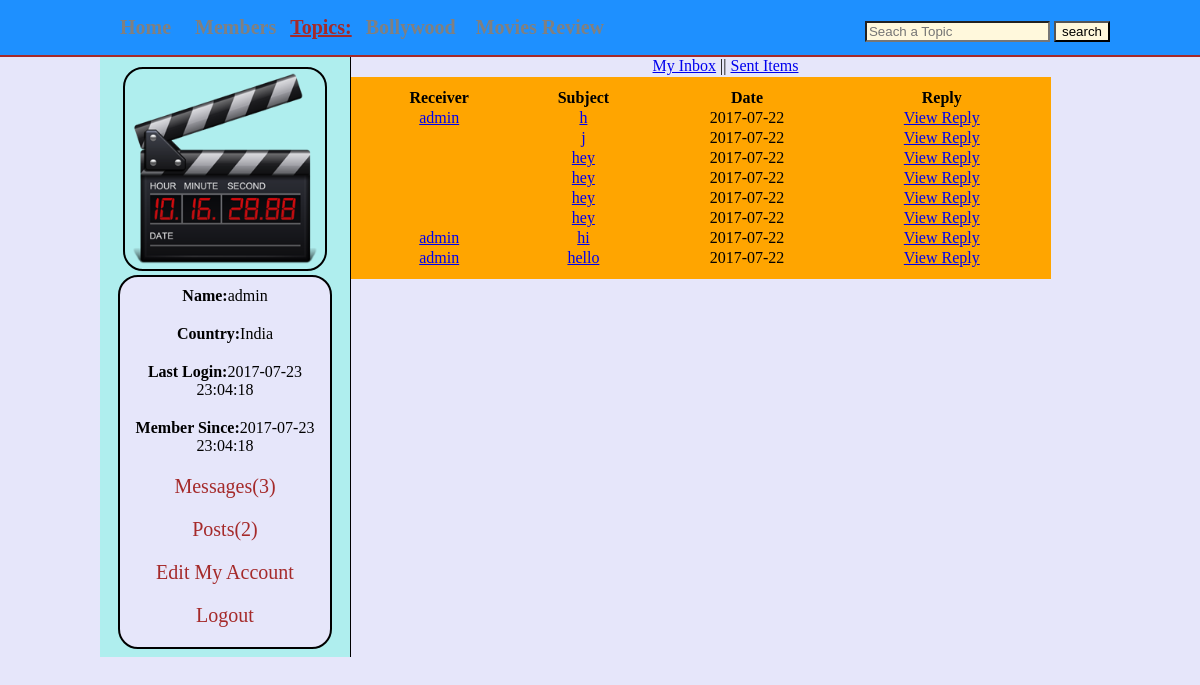
The app's page /inbox.php?sent (signed in) with its own data.
### tables this page shows
CREATE TABLE `user` (
  `id` int(11) NOT NULL,
  `u_name` varchar(255) NOT NULL,
  `u_pass` varchar(255) NOT NULL,
  `u_mail` varchar(255) NOT NULL,
  `u_country` text NOT NULL,
  `u_gender` text NOT NULL,
  `u_birthday` text NOT NULL,
  `u_image` text NOT NULL,
  `u_reg_date` text NOT NULL,
  `u_last_login` text NOT NULL,
  `status` text NOT NULL,
  `ver_code` int(100) NOT NULL,
  `posts` text NOT NULL
);

CREATE TABLE `messages` (
  `msg_id` int(11) NOT NULL,
  `sender` varchar(250) NOT NULL,
  `receiver` varchar(250) NOT NULL,
  `msg_sub` varchar(250) NOT NULL,
  `msg_topic` text NOT NULL,
  `reply` text NOT NULL,
  `status` varchar(150) NOT NULL,
  `msg_date` date NOT NULL
);

### sent.php (the view, shortened to what this page needs)
<table width="700" align="center" style="background:orange;padding:10px;margin:2px;">
					 <tr>
					    <th>Receiver</th>
						<th>Subject</th>
						<th>Date</th>
						<th>Reply</th>
					</tr>
									  <?php
				  $sel_msg="select * from messages where sender='$user_id' ORDER by 1 DESC";
				  $run_msg=mysqli_query($con,$sel_msg);
				  while($row_msg=mysqli_fetch_array($run_msg))
				  {
					  $msg_id=$row_msg['msg_id'];
					  $msg_receiver=$row_msg['receiver'];
					  $msg_sub=$row_msg['msg_sub'];
					  $msg_date=$row_msg['msg_date'];
				  $get_receiver="select * from user where id='$msg_receiver'";
				  $run_receiver=mysqli_query($con,$get_receiver);
				  $row=mysqli_fetch_array($run_receiver);
				  $receiver_name=$row['u_name'];
				 ?>
					<tr align="center">
					       <td>
						   <a href="user_profile.php?u_id=<?php echo $msg_receiver;?>" target="blank">
						   <?php echo $receiver_name;?></a></td>
					    <td><a href="inbox.php?msg_id=<?php echo $msg_id;?>"><?php echo $msg_sub;?></td>
						<td><?php echo $msg_date;?></td>
						<td><a href="inbox.php?msg_id=<?php echo $msg_id;?>">View Reply</a></td>
					</tr>
				  <?php }?>
                      				     </table>

### inbox.php (shortened to what this page needs)
<?php
include_once("includes/connection.php");
if(!isset($_SESSION['user_email'])){
	header("location:index.php");
}
else {
?>
<!DOCTYPE html>
<html>
  <head>
	  <link rel="stylesheet" href="styles/home_style.css">
	  </head>
<body>
     <div id="header_wrapper">
	     <div id="header">
		     <ul id="menu">
			    <li><a href="home.php">Home</a></li>
				<li><a href="members.php">Members</a></li>
				<strong>Topics:</strong>
				<?php
				 $get_topics="select * from topics";
				 $run=mysqli_query($con,$get_topics);
				 while($row=mysqli_fetch_array($run)){
					 $topic_id=$row['topic_id'];
					 $topic_title=$row['topic_title'];
			     echo"<li><a href='topic.php?topic=$topic_id'>$topic_title</a></li>";
				 }
				  ?>
			 </ul>
			 <form method="get" action="results.php" id="fm1">
			     <input type="text" name="user_query" placeholder="Seach a Topic"/>
				 <input type="submit" name="search" value="search"/>
				 </form>
				 </div>
		 </div>
		     <div class="content">
			    <div id="user_timeline">
				  <div id="user_details">
				  <?php
				  $user=$_SESSION['user_email'];
				  $get_user="select * from user where u_mail='$user'";
				  $run_user=mysqli_query($con,$get_user);
				  $row=mysqli_fetch_array($run_user);
				  $user_id=$row['id'];
				  $user_name=$row['u_name'];
				  $user_country=$row['u_country'];
				  $user_image=$row['u_image'];
				  $register_date=$row['u_reg_date'];
				  $last_login=$row['u_last_login'];
				  $user_posts="select * from posts where user_id='$user_id'";
				  $run_posts=mysqli_query($con,$user_posts);
				  $posts=mysqli_num_rows($run_posts);
				  $sel_msg="select * from messages where receiver='$user_id' AND status='unread'";
				  $run_msg=mysqli_query($con,$sel_msg);
				  $count_msg=mysqli_num_rows($run_msg);
				  echo"<center>
				      <img src='user/user_images/$user_image' width='200'
					  height='200'/>
					  <div id='user_mention'>
					  <p><strong>Name:</strong>$user_name</p>
					  <p><strong>Country:</strong>$user_country</p>
					  <p><strong>Last Login:</strong>$register_date</p>
					  <p><strong>Member Since:</strong>$last_login</p>
					  <p><a href='inbox.php?inbox&u_id=$user_id'>Messages($count_msg)</a></p>
					  <p><a href='my_posts.php?u_id=$user_id'>Posts($posts)</a></p>
					  <p><a href='edit_profile.php?u_id=$user_id'>Edit My Account</a></p>
					  <p><a href='logout.php'>Logout</a></p>
					  </div>
					  </center>
					  ";
				  ?>
				  </div>
				  </div>
				<div id="msg">
				<p align="center">
				<a href="inbox.php?inbox">My Inbox</a> ||
				<a href="inbox.php?sent">Sent Items</a>
				</p>
				<?php
				if(isset($_GET['sent'])){
					include("sent.php");
				}
				?>
				  </div>
</div>
</body>
</html>
<?php } ?>

### styles/home_style.css (style rules this page uses)
html, body, div, span, applet, object, iframe, h1, h2, h3, h4, h5, h6, p, blockquote, pre, a, abbr, acronym, address, big, cite, code, del, dfn, em, img, ins, kbd, q, s, samp, small, strike, strong, sub, sup, tt, var, b, u, i, center, dl, dt, dd, ol, ul, li, fieldset, form, label, legend, table, caption, tbody, tfoot, thead, tr, th, td, article, aside, canvas, details, embed, figure, figcaption, footer, header, hgroup, menu, nav, output, ruby, section, summary, time, mark, audio, video { margin: 0; padding: 0; border: 0; }
body { background:#E6E6FA; }
#header_wrapper { width:100%; height:35px; border-bottom:2px solid brown; background:#1E90FF; padding:10px; }
#header { width:1000px; height:35px; margin:0 auto; }
#menu { line-height:35px; padding:0; margin:0; float:left; }
#menu li { display:inline; list-style:none; }
#menu a { margin:5px; padding:5px; text-decoration:none; color:gray; font-size:20px; font-weight:bold; }
#menu strong { font-size:20px; text-decoration:underline; color:brown; }
#fm1 { float:right; line-height:35px; padding-top:3px; }
.content { width:1000px; margin:0 auto; }
#user_timeline { background:#AFEEEE; width:250px; float:left; height:600px; border-right:1px solid black; }
#user_details { padding :10px; margin-bottom:5px; }
#user_details img { border:2px solid black; border-radius:20px; }
#user_details p { margin-bottom:10px; padding:5px; }
#user_details a { color:brown; font-size:20px; text-decoration:none; }
#user_mention { background:#E6E6FA; border:2px solid black; border-radius:20px; width:200px; margin:0 auto; padding:5px; }
#fm2 select,input,textarea:hover { background:#FFF8DC; }

### records on screen
user: u_image (picture), u_name "admin", u_country "India", u_reg_date "2017-07-23 23:04:18", u_last_login "2017-07-23 23:04:18"
messages: user.u_name "admin", msg_sub "h", msg_date "2017-07-22"
messages: msg_sub "j", msg_date "2017-07-22"
messages: msg_sub "hey", msg_date "2017-07-22"
messages: msg_sub "hey", msg_date "2017-07-22"
messages: msg_sub "hey", msg_date "2017-07-22"
messages: msg_sub "hey", msg_date "2017-07-22"
messages: user.u_name "admin", msg_sub "hi", msg_date "2017-07-22"
messages: user.u_name "admin", msg_sub "hello", msg_date "2017-07-22"

### other values on screen
$count_msg "3"
$posts "2"
